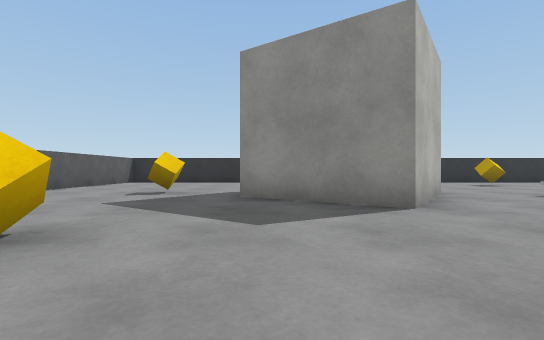
[1] (above)

17 first-person views from a walk through a Unity game level. The camera is 0.51 m above the floor, looks level and sees 85° across. The floor is counted in squares, 1 m on a side. Each view is taken from the middle of a square. On the plan, view 1 faces up. The plan holds only what a view shows up to about 9 squares ahead; the rest is blank. The player is left out. Surface patterns are stand-ins for the level's own textures.

[2]
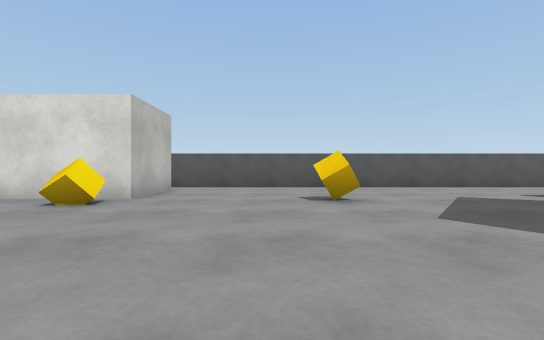

[3]
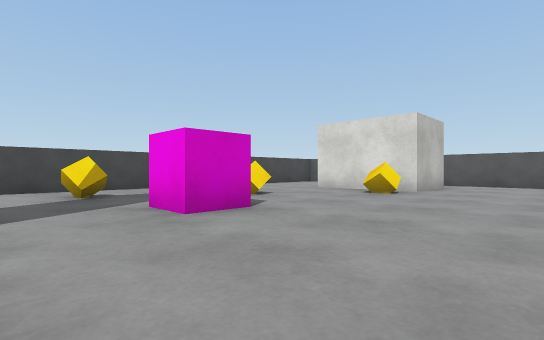

[4]
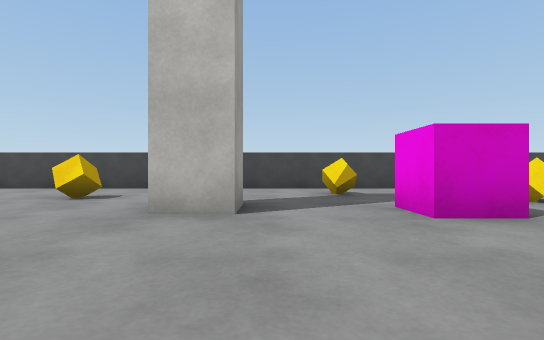

[5]
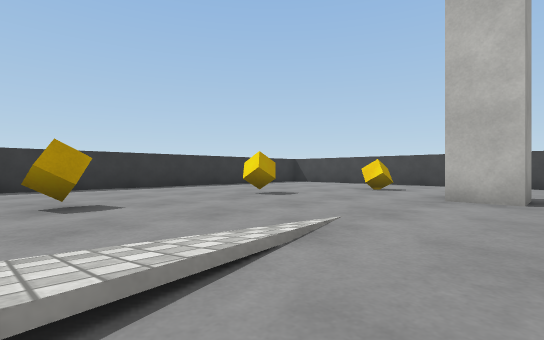

[6]
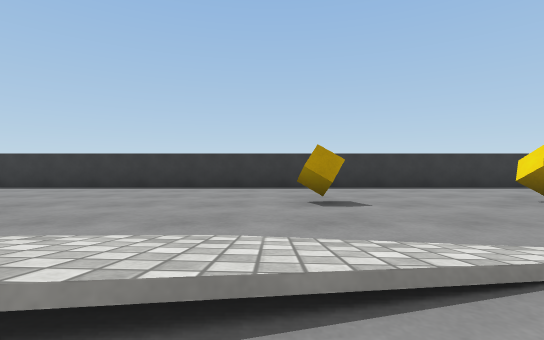

[7]
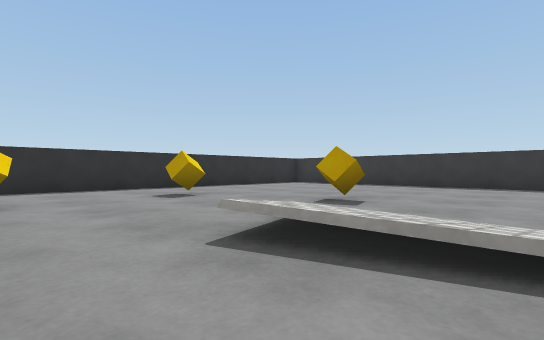

[8]
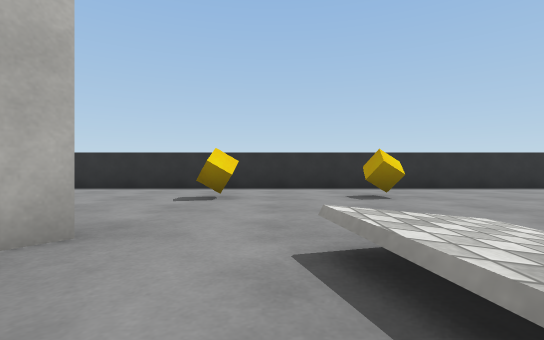

[9]
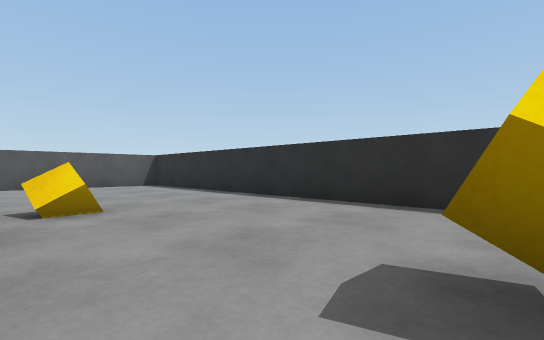

[10]
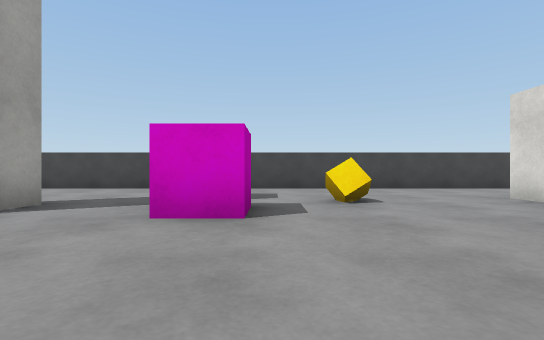

[11]
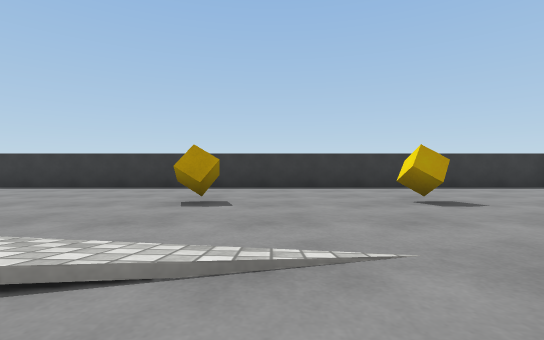

[12]
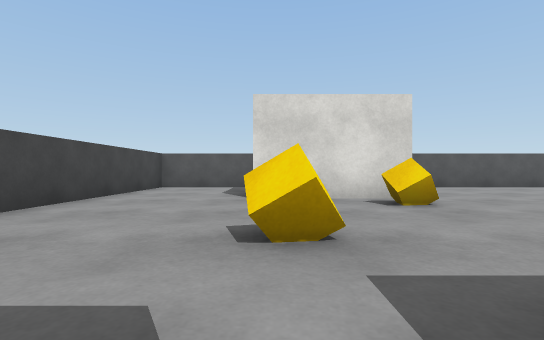

[13]
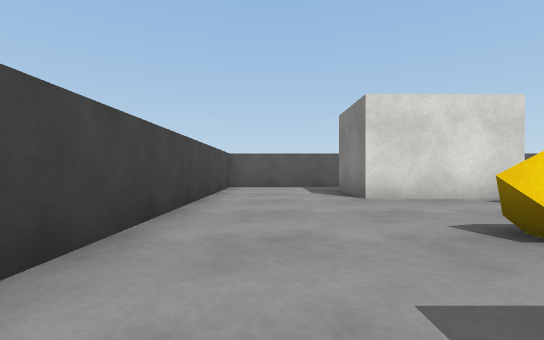

[14]
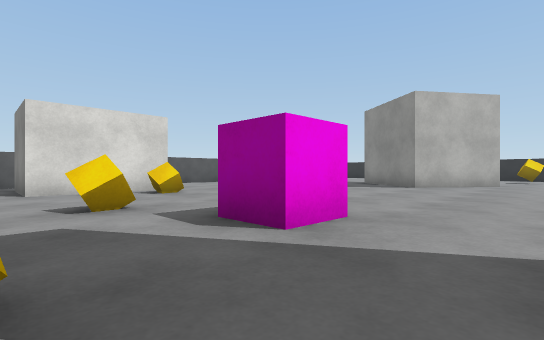

[15]
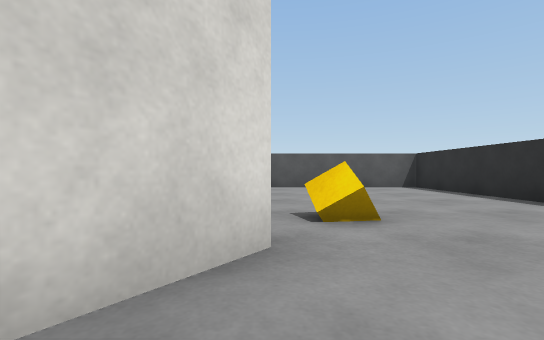

[16]
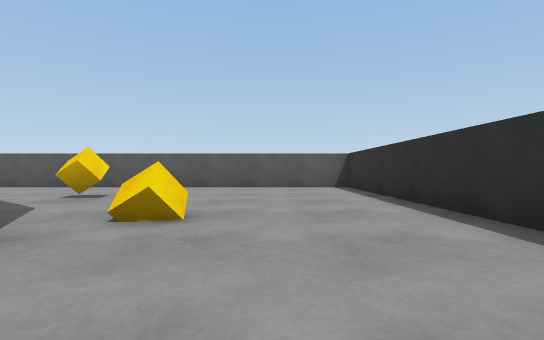

[17]
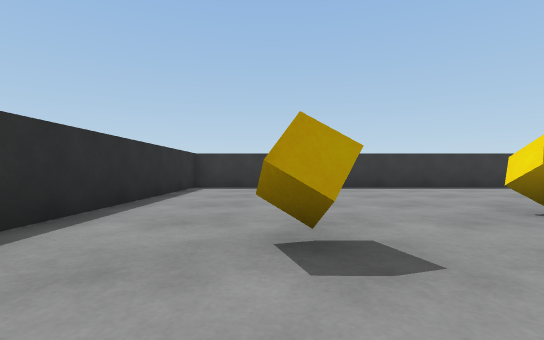

### Floor plan
Points are (right, up) in squares from view 1. A wall is a line through its corners. A room is listed if a view was taken in it or the views show most of it. See-through windows are left out.
Room 1 (views 1, 2, 3, 4, 5, 6, 7, 8, 9, 10, 11, 12, 13, 14, 15, 16, 17)
walls: (3.6, 6.3) (1.9, 3.9) (-0.6, 5.7); (5.4, -3.5) (5.4, -2.4) (6.5, -2.4); (1, 8) (2.2, 7.1); (-4.4, -1.5) (-2.3, -1.5) (-2.3, -4.3) (-4.4, -4.3); (-5.7, -4) (-5.7, -7.2) (12.6, -7.2); (13.8, -7.1) (13.8, 12.3) (-5.7, 12.3) (-5.7, -2)
objects: other object (-2, 2); other object (-2, 7); other object (-1, -2); other object (0, 9); other object (1, -4); other object (3, -3) to (3, -2); other object (4, -5); other object (4, 9); other object (7, 10); other object (8, 7); other object (9, -4); other object (10, -1); other object (10, 2)

Where each view was taken, in squares from view 1:
view 1: 0 up, 0 right, facing up
view 2: 1 up, 3 right, facing left
view 3: 1 up, 5 right, facing down-left
view 4: 1 up, 5 right, facing down
view 5: 3 up, 5 right, facing down-right
view 6: 3 up, 5 right, facing right
view 7: 4 up, 4 right, facing up-right
view 8: 4 up, 5 right, facing up
view 9: 8 up, 4 right, facing up-left
view 10: 1 up, 2 right, facing down
view 11: 1 up, 5 right, facing right
view 12: 4 down, 3 right, facing left
view 13: 6 down, 3 right, facing left
view 14: 5 down, 5 right, facing up-left
view 15: 8 up, 3 right, facing left
view 16: 10 up, 3 right, facing left
view 17: 10 up, 5 right, facing right
